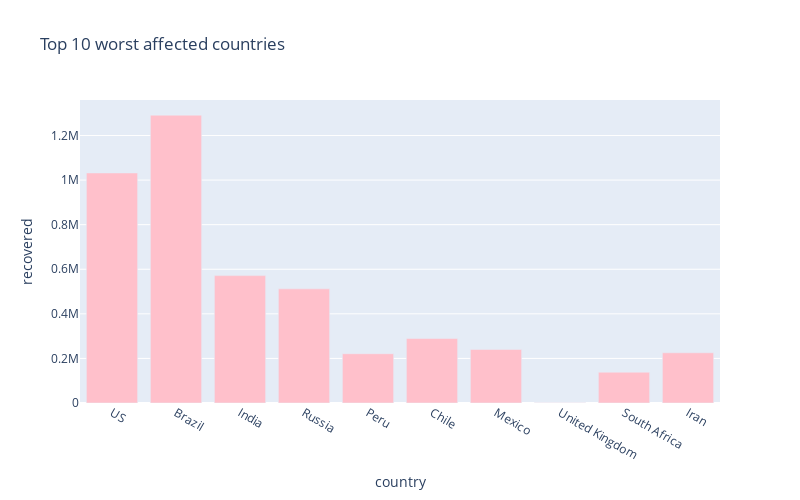

The notebook cell this image was saved under:
### Markdown cell above
# Worst hit countries - Recovering cases

### Code cell
px.bar(
    sorted_country_df.head(10),
    x = "country",
    y = "recovered",
    title= "Top 10 worst affected countries", # the axis names
    color_discrete_sequence=["pink"], 
    height=500,
    width=800
)

### Figure 1 — Plotly figure (JSON) as saved in the notebook; plotly's stock layout.template omitted (floating-point values rounded to 4 significant figures)
{"data": [{"alignmentgroup": "True", "hovertemplate": "country=%{x}<br>recovered=%{y}<extra></extra>", "legendgroup": "", "marker": {"color": "pink"}, "name": "", "offsetgroup": "", "orientation": "v", "showlegend": false, "textposition": "auto", "type": "bar", "x": ["US", "Brazil", "India", "Russia", "Peru", "Chile", "Mexico", "United Kingdom", "South Africa", "Iran"], "xaxis": "x", "y": [1031939, 1291251, 571460, 511958, 221008, 289220, 240101, 1384, 138241, 225270], "yaxis": "y"}], "layout": {"barmode": "relative", "height": 500, "legend": {"tracegroupgap": 0}, "title": {"text": "Top 10 worst affected countries"}, "width": 800, "xaxis": {"anchor": "y", "domain": [0, 1], "title": {"text": "country"}}, "yaxis": {"anchor": "x", "domain": [0, 1], "title": {"text": "recovered"}}}}
